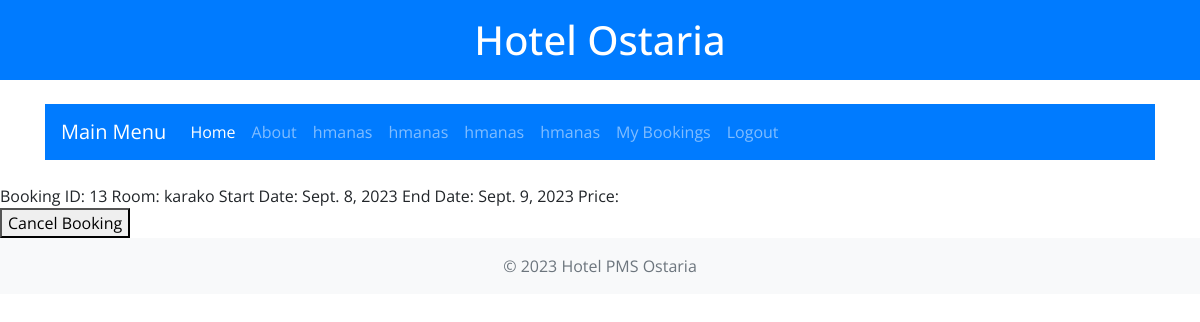
Screenshot of /mybookings/13/ (signed in) with the database file from the repository.
### hotel_pms/models.py (models this page shows, shortened)
class Booking(models.Model):
    customer = models.ForeignKey(User, on_delete=models.CASCADE)
    room = models.ForeignKey(Room, on_delete=models.CASCADE)
    start_date = models.DateField()
    end_date = models.DateField()
    accompanies = models.PositiveIntegerField(default=0, help_text="Number of people accompanying the customer.")
    charges = models.ManyToManyField(ExtraCharge, through='BookingCharge')

class Room(models.Model):
    ROOM_TYPES = (
        ('s', 'Single'),
        ('d', 'Double'),
        ('su', 'Suite'),
    )
    STATUS_CHOICES = [
        ('available', 'Available'),
        ('cleaning', 'Needs Cleaning'),
        ('maintenance', 'Needs Maintenance'),
    ]
    name = models.CharField(max_length=255,  default='basic')  # New field for room name
    status = models.CharField(max_length=12, choices=STATUS_CHOICES, default='available')
    room_type = models.CharField(max_length=2, choices=ROOM_TYPES)
    rate = models.DecimalField(max_digits=7, decimal_places=2,default=100.00)

### hotel_pms/views.py (the view)
# urls.py: path('mybookings/<int:booking_id>/', views.booking_details, name='booking_details'),
@login_required
def booking_details(request, booking_id):
    booking = get_object_or_404(Booking, id=booking_id, customer=request.user)
    return render(request, 'hotel_pms/booking_details.html', {'booking': booking})

### hotel_pms/templatetags/user_tags.py (called while the page is built)
@register.filter(name='has_group')
def has_group(user, group_name):
    return Group.objects.get(name=group_name) in user.groups.all()

### hotel_pms/templates/hotel_pms/booking_details.html (shortened to what this page needs)
{% extends "hotel_pms/index.html" %}
{% block content %}
<div>
    Booking ID: {{ booking.id }}
    Room: {{ booking.room.name }}
    Start Date: {{ booking.start_date }}
    End Date: {{ booking.end_date }}
    Price: {{ booking.price }}
    <form action="{% url 'cancel_booking' booking.id %}" method="post">
        <button type="submit">Cancel Booking</button>
    </form>
</div>
{% endblock %}

### rows the page displays
Booking: id "13", room.name "karako", start_date "Sept. 8, 2023", end_date "Sept. 9, 2023"
